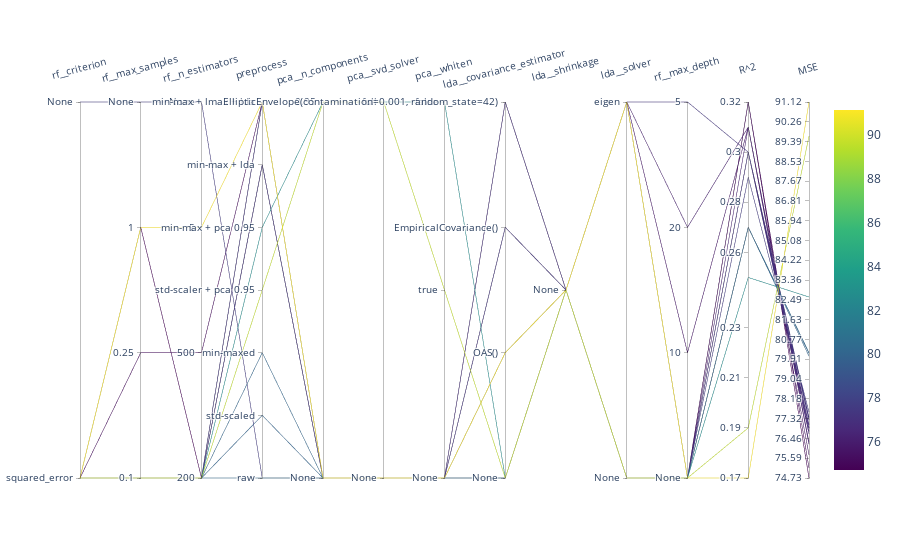

Notebook code for this chart:
### Code cell
save_display_results(
    name_estimator,
    best_preprocessor,
    best_estimator,
    best_predictions,
)

### Figure 1 — Plotly figure (JSON) as saved in the notebook; plotly's stock layout.template omitted (floating-point values rounded to 4 significant figures)
{"data": [{"dimensions": [{"label": "rf__criterion", "ticktext": ["squared_error", "None"], "tickvals": [0, 1], "values": [0, 0, 0, 0, 0, 0, 0, 0, 0, 0, 0, 0, 0, 0, 0, 0, 1, 0, 0, 0]}, {"label": "rf__max_samples", "ticktext": [0.1, 0.25, 1, "None"], "tickvals": [0, 1, 2, 3], "values": [0, 0, 0, 0, 0, 0, 0, 0, 0, 0, 0, 0, 0, 1, 2, 2, 3, 0, 0, 0]}, {"label": "rf__n_estimators", "ticktext": [200, 500, 5, "None"], "tickvals": [0, 1, 2, 3], "values": [0, 0, 0, 0, 0, 0, 0, 0, 0, 0, 0, 0, 0, 1, 2, 0, 3, 0, 0, 0]}, {"label": "preprocess", "ticktext": ["raw", "std-scaled", "min-maxed", "std-scaler + pca 0.95", "min-max + pca 0.95", "min-max + lda", "min-max + lmax + lda"], "tickvals": [0, 1, 2, 3, 4, 5, 6], "values": [0, 1, 2, 3, 4, 5, 5, 5, 5, 6, 6, 6, 6, 6, 6, 6, 0, 6, 6, 6]}, {"label": "pca__n_components", "ticktext": ["None", 0.95], "tickvals": [0, 1], "values": [0, 0, 0, 1, 1, 0, 0, 0, 0, 0, 0, 0, 0, 0, 0, 0, 0, 0, 0, 0]}, {"label": "pca__svd_solver", "ticktext": ["None", "full"], "tickvals": [0, 1], "values": [0, 0, 0, 1, 1, 0, 0, 0, 0, 0, 0, 0, 0, 0, 0, 0, 0, 0, 0, 0]}, {"label": "pca__whiten", "ticktext": ["None", true, false], "tickvals": [0, 1, 2], "values": [0, 0, 0, 1, 2, 0, 0, 0, 0, 0, 0, 0, 0, 0, 0, 0, 0, 0, 0, 0]}, {"label": "lda__covariance_estimator", "ticktext": ["None", "OAS()", "EmpiricalCovariance()", "EllipticEnvelope(contamination=0.001, random_state=42)"], "tickvals": [0, 1, 2, 3], "values": [0, 0, 0, 0, 0, 0, 1, 2, 3, 1, 0, 2, 3, 1, 1, 1, 0, 1, 1, 1]}, {"label": "lda__shrinkage", "ticktext": ["None"], "tickvals": [0], "values": [0, 0, 0, 0, 0, 0, 0, 0, 0, 0, 0, 0, 0, 0, 0, 0, 0, 0, 0, 0]}, {"label": "lda__solver", "ticktext": ["None", "eigen"], "tickvals": [0, 1], "values": [0, 0, 0, 0, 0, 1, 1, 1, 1, 1, 1, 1, 1, 1, 1, 1, 0, 1, 1, 1]}, {"label": "rf__max_depth", "ticktext": ["None", 10, 20, 5], "tickvals": [0, 1, 2, 3], "values": [0, 0, 0, 0, 0, 0, 0, 0, 0, 0, 0, 0, 0, 0, 0, 0, 0, 1, 2, 3]}, {"label": "R^2", "tickvals": [0.17, 0.19, 0.21, 0.23, 0.26, 0.28, 0.3, 0.32], "values": [0.27, 0.27, 0.27, 0.19, 0.25, 0.3, 0.3, 0.3, 0.3, 0.31, 0.3, 0.3, 0.3, 0.32, 0.17, 0.32, 0.29, 0.31, 0.31, 0.3]}, {"label": "MSE", "tickvals": [74.73, 75.59, 76.46, 77.32, 78.18, 79.04, 79.91, 80.77, 81.63, 82.49, 83.36, 84.22, 85.08, 85.94, 86.81, 87.67, 88.53, 89.39, 90.26, 91.12], "values": [80.19, 80.04, 80.16, 89.63, 82.62, 77.26, 76.65, 77.29, 76.93, 76.28, 77.06, 76.9, 76.76, 75.17, 91.12, 74.73, 77.6, 75.74, 76.2, 77.37]}], "labelangle": -15, "line": {"color": [80.19, 80.04, 80.16, 89.63, 82.62, 77.26, 76.65, 77.29, 76.93, 76.28, 77.06, 76.9, 76.76, 75.17, 91.12, 74.73, 77.6, 75.74, 76.2, 77.37], "colorscale": [[0, "#440154"], [0.1111, "#482878"], [0.2222, "#3e4989"], [0.3333, "#31688e"], [0.4444, "#26828e"], [0.5556, "#1f9e89"], [0.6667, "#35b779"], [0.7778, "#6ece58"], [0.8889, "#b5de2b"], [1, "#fde725"]], "showscale": true}, "type": "parcoords"}], "layout": {}}
